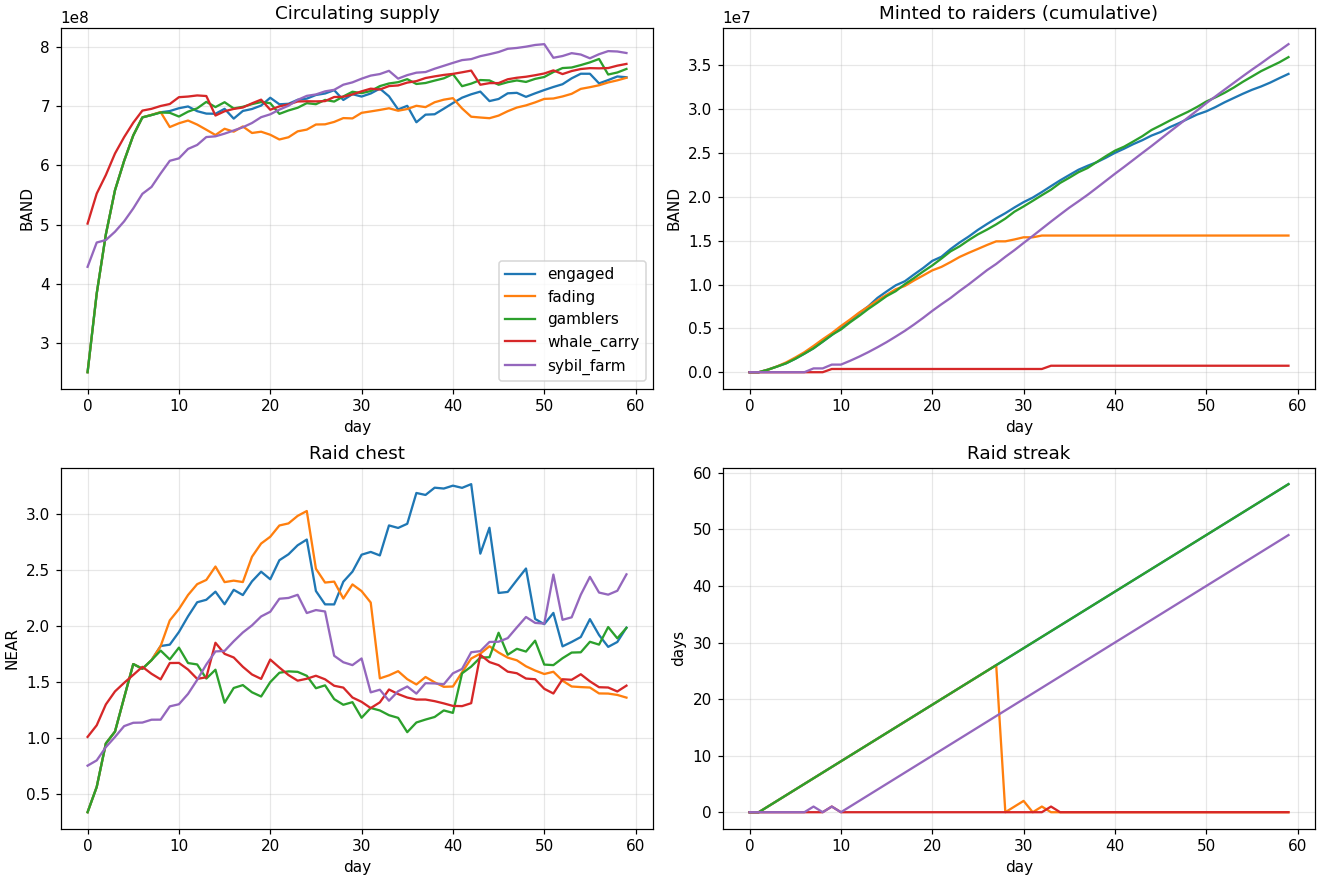

The Python source for this figure:
"""60-day simulation of Warband Raids, on top of the Warband market model in simulate.py (same rules, integer math).

The behaviour of the community is invented (see SCENARIOS). The simulation shows what the raid rules do with it:
supply minted to raiders against supply burned, the chest, the streak, and what the attacks cost.

Rules simulated (see near/RAIDS.md):
- one raid per day. A holder joins with its seasoned balance (lots held at least one day), at least min_join_balance.
- the raid succeeds when the joiners' seasoned balance reaches target_bps of the circulating supply AND at least
  min_joiners accounts joined. Success: each joiner is minted mint_bps of its seasoned balance (times a streak bonus,
  up to x2 at streak 10) as a new level-0 lot, and the raid hands out raid_pulls loot pulls, each to a joiner drawn
  at random weighted by seasoned balance (so splitting a bag across accounts wins nothing). Failure: fail_burn_bps of the chest buys
  tokens on the curve and burns them, and the streak resets.
- a share of every trading fee feeds the chest (NEAR). A ticket is one pull: it pays a tier share of the chest.
  Higher level = better epic/legendary odds. Extra tickets are bought by burning tokens worth ticket_cost_bps of the
  chest, priced at min(spot, yesterday's high) so a same-day pump does not make tickets cheap.

    python near/sim/raids.py        # writes near/sim/raids*.png and near/sim/raids_results.md
"""
import os
import random

from simulate import NEAR, TOKEN, TICKS, Warband, bps

DAYS = 60
RAID = dict(chest_share_bps=3000, min_join_balance=1_000_000 * TOKEN, min_joiners=10, target_bps=2500,
            mint_bps=10, fail_burn_bps=1000, ticket_cost_bps=40, raid_pulls=20)
# tier: (base odds per 10_000, share of the chest paid in bps)
TIERS = [("common", 8500, 5), ("rare", 1200, 50), ("epic", 270, 300), ("legendary", 30, 1500)]
BASE = dict(curve_supply=10**9 * TOKEN, virtual_near=30 * NEAR, fee_bps=1000, dao_share_bps=5000,
            floor_drawdown_bps=2000, buyback_chunk_bps=1000, buyback_daily_cap_bps=2000)


class Raids(Warband):
    def __init__(self, cfg, raid):
        super().__init__(cfg)
        self.r = raid
        self.chest = 0
        self.joined = {}  # account -> seasoned balance at join, for today's raid
        self.streak = self.best = self.wins = self.losses = 0
        self.minted = self.burn_fail = self.burn_tickets = self.paid_out = 0
        self.tickets = {}
        self.pulls = {t[0]: 0 for t in TIERS}
        self.won = {}  # account -> NEAR won

    def fee(self, f):
        to_chest = bps(f, self.r["chest_share_bps"])
        self.chest += to_chest
        super().fee(f - to_chest)

    def seasoned(self, who):
        return sum(a for a, d in self.lots.get(who, []) if self.day - d >= 1)

    def top_level(self, who):
        return max((min(10, self.day - d) for a, d in self.lots.get(who, []) if a), default=0)

    def join(self, who):
        s = self.seasoned(who)
        if s >= self.r["min_join_balance"] and who not in self.joined:
            self.joined[who] = s

    def burn_curve(self, near_amount):
        """Spend NEAR from the chest on the curve and burn the tokens it buys."""
        if near_amount <= 0:
            return 0
        out = self.tr * near_amount // (self.nr + near_amount)
        self.nr += near_amount
        self.tr -= out
        self.burned += out
        return out

    def settle(self, rnd):
        total = sum(self.joined.values())
        ok = total >= bps(self.circ, self.r["target_bps"]) and len(self.joined) >= self.r["min_joiners"]
        if ok:
            self.streak += 1
            self.best = max(self.best, self.streak)
            self.wins += 1
            mult = 10_000 + 1_000 * min(self.streak, 10)  # x1.1 at streak 1 ... x2 at streak 10
            for who, s in self.joined.items():
                m = bps(bps(s, self.r["mint_bps"]), mult)
                self.circ += m
                self.minted += m
                self.lots[who].append([m, self.day])  # fresh lot, level 0: minting gives no seniority
            people, weights = list(self.joined), list(self.joined.values())
            for who in rnd.choices(people, weights=weights, k=self.r["raid_pulls"]):
                self.tickets[who] = self.tickets.get(who, 0) + 1
        else:
            self.streak = 0
            self.losses += 1
            spend = bps(self.chest, self.r["fail_burn_bps"])
            self.chest -= spend
            self.burn_fail += self.burn_curve(spend)
        self.joined = {}
        return ok

    def pull(self, who, rnd):
        lvl = self.top_level(who)
        odds = [o if name in ("common", "rare") else o * (10 + lvl) // 10 for name, o, _ in TIERS]
        odds[0] = 10_000 - sum(odds[1:])
        x = rnd.randrange(10_000)
        for (name, _, share), o in zip(TIERS, odds):
            if x < o:
                win = bps(self.chest, share)
                self.chest -= win
                self.paid_out += win
                self.pulls[name] += 1
                self.won[who] = self.won.get(who, 0) + win
                return name, win
            x -= o
        raise AssertionError

    def ref_price(self):
        p = self.price()
        return min(p, self.high_prev) if self.high_prev else p

    def ticket_tokens(self):
        return bps(self.chest, self.r["ticket_cost_bps"]) * TOKEN // max(1, self.ref_price())

    def buy_ticket(self, who):
        cost = self.ticket_tokens()
        if cost == 0 or self.balance(who) < cost:
            return False
        self.debit(who, cost)
        self.circ -= cost
        self.burned += cost
        self.burn_tickets += cost
        self.tickets[who] = self.tickets.get(who, 0) + 1
        return True


def community(n_members, join_p, n_traders_p=0.6, exit_p=0.01):
    """n_members buy a bag in the first week, then try to join each day with probability join_p(day).
    Traders buy and sell around them like the steady scenario of simulate.py."""

    def day(d, w, rnd):
        ev = []
        if d < 7:
            ev += [("buy", f"m{i}", rnd.uniform(0.3, 1.5)) for i in range(n_members) if i % 7 == d]
        for t in range(TICKS):
            if rnd.random() < n_traders_p:
                ev.append(("buy", f"t{d}_{t}", rnd.uniform(0.05, 0.4)))
            if rnd.random() < 0.35 and d > 1:
                ev.append(("sell", f"t{rnd.randrange(d)}_{rnd.randrange(TICKS)}", 1.0))
        for i in range(n_members):
            if d > 7 and rnd.random() < exit_p:
                ev.append(("sell", f"m{i}", 1.0))
        joins = [f"m{i}" for i in range(n_members) if rnd.random() < join_p(d)]
        return ev, joins, []

    return day


def engaged(d, w, rnd):
    return community(60, lambda d: 0.7)(d, w, rnd)


def fading(d, w, rnd):
    return community(60, lambda d: max(0.1, 0.85 - d * 0.015), exit_p=0.02)(d, w, rnd)


def gamblers(d, w, rnd):
    """Engaged community where 10 members also burn tokens for extra tickets every day (2 each)."""
    ev, joins, _ = community(60, lambda d: 0.7)(d, w, rnd)
    buys = [f"m{i}" for i in range(10) for _ in range(2)] if d > 7 else []
    return ev, joins, buys


def whale_carry(d, w, rnd):
    """Only 6 members show up, one of them a whale with 40% of the bags: the balance target is met, the head count
    is not."""
    ev, joins, _ = community(40, lambda d: 0.15)(d, w, rnd)
    if d == 0:
        ev.append(("buy", "whale", 25))
    if d > 0:
        joins.append("whale")
    return ev, joins, []


def sybil_farm(d, w, rnd):
    """A small community (8 regulars) that cannot reach min_joiners alone. On day 10 a farmer splits a seasoned 10 NEAR
    bag across 12 fresh accounts to fill the head count and farm mints. Compared with a twin who keeps the same bag on
    one account and joins as one raider."""
    ev, joins, _ = community(8, lambda d: 0.9)(d, w, rnd)
    if d == 0:
        ev += [("buy", "farmer", 10), ("buy", "twin", 10)]
    if d == 10:
        ev += [("transfer", ("farmer", f"syb{i}"), 1 / (12 - i)) for i in range(12)]
    joins += ["twin"] + ([f"syb{i}" for i in range(12)] if d > 10 else ["farmer"])
    return ev, joins, []


SCENARIOS = {"engaged": engaged, "fading": fading, "gamblers": gamblers, "whale_carry": whale_carry,
             "sybil_farm": sybil_farm}


def run(scenario, raid=RAID, seed=11):
    rnd = random.Random(seed)
    w = Raids(BASE, raid)
    rows = []
    for d in range(DAYS):
        if d:
            w.new_day(d)
        ev, joins, ticket_buys = scenario(d, w, rnd)
        if d == 1:
            w.bag0 = {a: w.balance(a) for a in ("farmer", "twin")}
        for kind, who, x in ev:
            if kind == "buy":
                w.buy(who, int(x * NEAR))
            elif kind == "sell":
                w.sell(who, min(w.balance(who), int(w.balance(who) * x)))
            elif kind == "transfer":
                a, b = who
                amt = min(w.balance(a), int(w.balance(a) * x))
                if amt:
                    w.transfer(a, b, amt)
            w.buyback()
        for who in joins:
            w.join(who)
        n_joined = len(w.joined)
        # day 0 is launch day: nobody holds seasoned tokens yet, the first raid is day 1 (as in the contract)
        ok = w.settle(rnd) if d else False
        for who in ticket_buys:
            w.buy_ticket(who)
        for who in list(w.tickets):
            while w.tickets[who]:
                w.tickets[who] -= 1
                w.pull(who, rnd)
        rows.append(dict(day=d, circ=w.circ / TOKEN, minted=w.minted / TOKEN, burned=w.burned / TOKEN,
                         burn_fail=w.burn_fail / TOKEN, burn_tickets=w.burn_tickets / TOKEN,
                         chest=w.chest / NEAR, paid=w.paid_out / NEAR, streak=w.streak, joined=n_joined, ok=ok,
                         price=w.price() / NEAR * 1e6))
    return w, rows


def attack_costs(w_final_rows):
    """Back-of-the-envelope costs of the two attacks, with the launch parameters."""
    lines = []
    storage = 0.015
    lines.append(f"- Sybil head count: each fake raider costs a {storage} NEAR storage deposit, must hold "
                 f"{RAID['min_join_balance'] // TOKEN:,} seasoned tokens and waits one day after every transfer "
                 f"(a transfer opens a level-0 lot). Mints are proportional to balance, so splitting a bag earns "
                 f"exactly what the whole bag earns: the only gain is reaching min_joiners.")
    lines.append("- Cheap tickets by pumping: tickets are priced at min(spot, yesterday's high). Pumping today raises "
                 "spot but not yesterday's high, so the ticket costs the same number of tokens; the pump itself pays "
                 f"the {BASE['fee_bps'] / 100:.0f}% fee in and out.")
    return lines


def main():
    import matplotlib
    matplotlib.use("Agg")
    import matplotlib.pyplot as plt

    here = os.path.dirname(os.path.abspath(__file__))
    results = {name: run(fn) for name, fn in SCENARIOS.items()}

    fig, axes = plt.subplots(2, 2, figsize=(12, 8), constrained_layout=True)
    for ax, (key, title, unit) in zip(axes.flat, [
        ("circ", "Circulating supply", "BAND"), ("minted", "Minted to raiders (cumulative)", "BAND"),
        ("chest", "Raid chest", "NEAR"), ("streak", "Raid streak", "days"),
    ]):
        for name, (_, rows) in results.items():
            ax.plot([r["day"] for r in rows], [r[key] for r in rows], label=name)
        ax.set_title(title)
        ax.set_xlabel("day")
        ax.set_ylabel(unit)
        ax.grid(alpha=0.3)
    axes.flat[0].legend()
    fig.savefig(os.path.join(here, "raids.png"), dpi=110)

    lines = ["| Scenario | Raids won / lost | Best streak | Minted | Burned (all) | of which fail burns | "
             "of which tickets | Net supply change | Chest day 60 (NEAR) | Paid by pulls (NEAR) | Legendary pulls |",
             "|---|---|---|---|---|---|---|---|---|---|---|"]
    for name, (w, rows) in results.items():
        r = rows[-1]
        net = r["minted"] - r["burned"]
        lines.append(f"| {name} | {w.wins} / {w.losses} | {w.best} | {r['minted']:,.0f} | {r['burned']:,.0f} | "
                     f"{r['burn_fail']:,.0f} | {r['burn_tickets']:,.0f} | {net:+,.0f} | {r['chest']:.2f} | "
                     f"{r['paid']:.2f} | {w.pulls['legendary']} |")

    w, rows = results["sybil_farm"]
    farm = sum(w.won.get(f"syb{i}", 0) for i in range(12)) + w.won.get("farmer", 0)
    farm_bal = sum(w.balance(f"syb{i}") for i in range(12)) + w.balance("farmer")
    # the two bags differ in size (the farmer bought first, lower on the curve): compare per token held at day 0
    f0, t0 = w.bag0["farmer"], w.bag0["twin"]
    lines += ["", "sybil_farm, day 60:",
              f"- farmer (bag split across 12 accounts on day 10): bag x{farm_bal / f0:.3f}, "
              f"{farm / NEAR / (f0 / TOKEN / 1e8):.3f} NEAR won per 100M tokens bought, 0.18 NEAR of storage paid",
              f"- twin (same size of bag, one account): bag x{w.balance('twin') / t0:.3f}, "
              f"{w.won.get('twin', 0) / NEAR / (t0 / TOKEN / 1e8):.3f} NEAR won per 100M tokens bought",
              f"- raids won before the split (days 1-10): {sum(r['ok'] for r in rows[1:11])}, "
              f"after: {sum(r['ok'] for r in rows[11:])}"]
    farm_avg, twin_avg = [], []
    for seed in range(40):
        wx, _ = run(sybil_farm, seed=seed)
        fw = sum(wx.won.get(f"syb{i}", 0) for i in range(12)) + wx.won.get("farmer", 0)
        farm_avg.append(fw / NEAR / (wx.bag0["farmer"] / TOKEN / 1e8))
        twin_avg.append(wx.won.get("twin", 0) / NEAR / (wx.bag0["twin"] / TOKEN / 1e8))
    lines.append(f"- over 40 seeds, NEAR won per 100M tokens bought: farmer {sum(farm_avg) / 40:.3f}, "
                 f"twin {sum(twin_avg) / 40:.3f} (pulls are drawn by balance, so splitting wins nothing)")

    lines += ["", "Parameter sweep (net supply change over 60 days, minted minus burned, in BAND):", "",
              "| mint_bps | target_bps | " + " | ".join(SCENARIOS) + " |",
              "|---|---|" + "---|" * len(SCENARIOS)]
    for mint in (5, 10, 20):
        for target in (1500, 2500, 4000):
            raid = dict(RAID, mint_bps=mint, target_bps=target)
            cells = []
            for fn in SCENARIOS.values():
                wx, rx = run(fn, raid)
                cells.append(f"{rx[-1]['minted'] - rx[-1]['burned']:+,.0f} ({wx.wins}W)")
            lines.append(f"| {mint} | {target} | " + " | ".join(cells) + " |")

    lines += ["", "Attacks:"] + attack_costs(rows)
    open(os.path.join(here, "raids_results.md"), "w", encoding="utf-8").write("\n".join(lines) + "\n")
    print("\n".join(lines))


if __name__ == "__main__":
    main()
